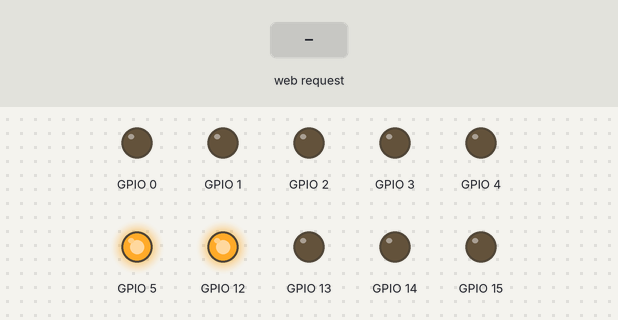
This sketch was run on a simulated ESP8266 (NodeMCU). On the bench: output pins drawn as LEDs (lit = HIGH). The test bench sets the inputs (shaded band).

Above: at 1.2 s.
1.3 s: HTTP request GET /setbackward received
At 2.2 s:
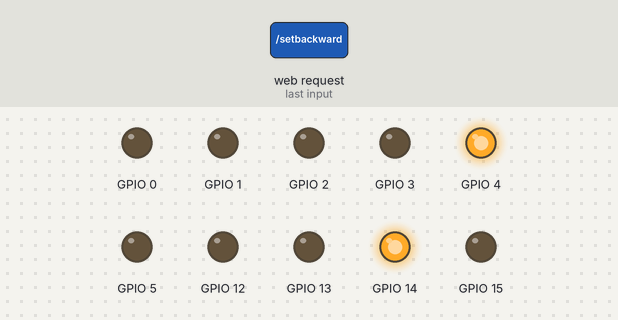
2.8 s: HTTP request GET /lightmid received
At 3.3 s:
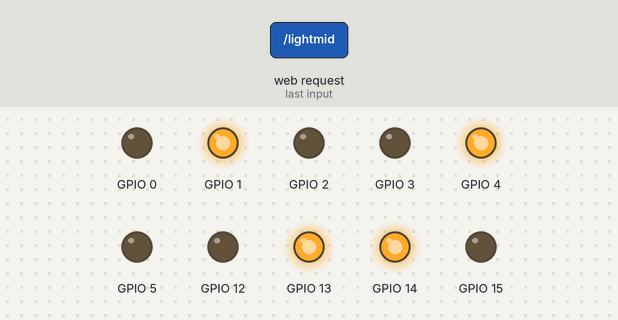
4.3 s: HTTP request GET /setforward received
At 5.5 s:
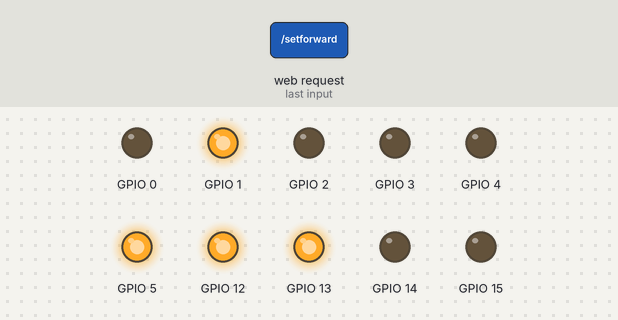
5.8 s: HTTP request GET /lightbackward received
At 6.8 s:
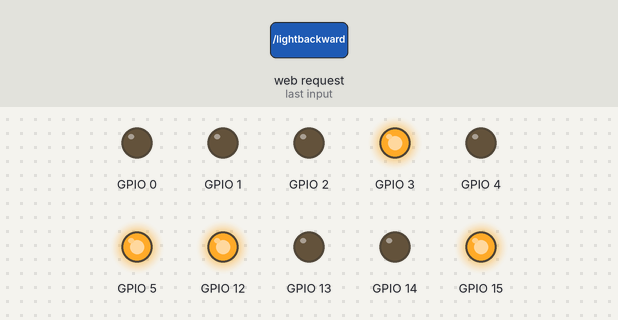
7.3 s: HTTP request GET /setbackward?value=1 received
At 7.9 s:
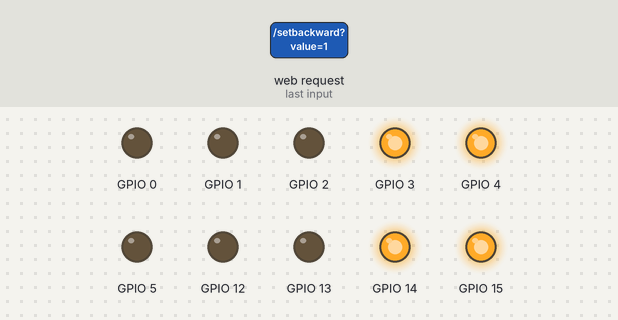
8.8 s: HTTP request GET /lightfoward received
At 9.1 s:
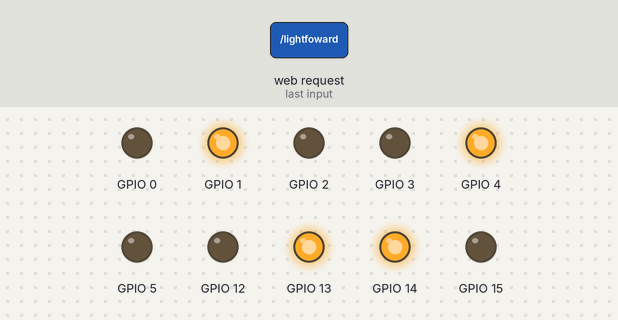
Timing chart, 0 to 11.3 s (numbered marks = the images above; inputs shaded):
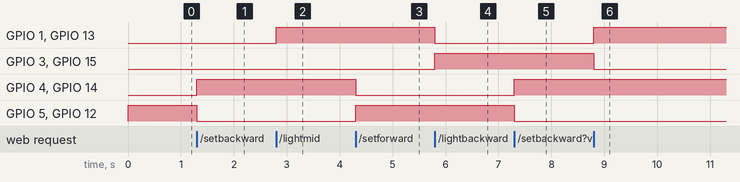

Measured:
- after the input at 1.3 s, GPIO 4, GPIO 14: LOW → HIGH at once; GPIO 5, GPIO 12: HIGH → LOW at once
- after the input at 2.8 s, GPIO 1, GPIO 13: LOW → HIGH at once
- after the input at 4.3 s, GPIO 4, GPIO 14: HIGH → LOW at once; GPIO 5, GPIO 12: LOW → HIGH at once
- after the input at 5.8 s, GPIO 1, GPIO 13: HIGH → LOW at once; GPIO 3, GPIO 15: LOW → HIGH at once
- after the input at 7.3 s, GPIO 4, GPIO 14: LOW → HIGH at once; GPIO 5, GPIO 12: HIGH → LOW at once
- after the input at 8.8 s, GPIO 1, GPIO 13: LOW → HIGH at once; GPIO 3, GPIO 15: HIGH → LOW at once

The sketch:

Locomotive.ino
```cpp
#include <ESP8266WiFi.h>
#include <WiFiClient.h>
#include <ESP8266WebServer.h>

#define FORWARD 1
#define BACKWARD 0
#define NOR_DIR FWD
#define NOR_SPEED 100
#define MAX_SPEED 800
#define MIN_SPEED 0
#define LIGHT_OFF 0
#define LIGHT_MID 300
#define LIGHT_HIGH 600
#define PWR_MIN 0
#define PWR_MAX 100
#define ACCURATE 1
#define ACCURATE_TIME 20

enum LocoDirection {FWD, NEU, BWD};

class LocoMotor
{
private:
	u8 motor0_IN1;
	u8 motor0_IN2;
	u8 motor0_PWM;
	u8 motor1_IN1;
	u8 motor1_IN2;
	u8 motor1_PWM;
	int motor_Speed;
	LocoDirection motor_Dir;
public:
	LocoMotor(u8 m0_IN1, u8 m0_IN2, u8 m0_PWM, u8 m1_IN1, u8 m1_IN2, u8 m1_PWM)
	{
		pinMode(motor0_IN1 = m0_IN1, OUTPUT);
		pinMode(motor0_IN2 = m0_IN2, OUTPUT);
		pinMode(motor0_PWM = m0_PWM, OUTPUT);
		pinMode(motor1_IN1 = m1_IN1, OUTPUT);
		pinMode(motor1_IN2 = m1_IN2, OUTPUT);
		pinMode(motor1_PWM = m1_PWM, OUTPUT);
		motor_Dir = NOR_DIR;
		motor_Speed = MIN_SPEED;
	}

	void SetSpeed(int tarSpd)
	{
		motor_Speed = constrain(tarSpd, MIN_SPEED, MAX_SPEED);
	}

	void Stop()
	{
		SetSpeed(MIN_SPEED);
	}

	void SetDir(LocoDirection tarDir)
	{
		if (!motor_Speed)motor_Dir = tarDir;
	}

	void Process()
	{
		digitalWrite(motor0_IN1, motor_Dir == FWD ? FORWARD : BACKWARD);
		digitalWrite(motor0_IN2, !(motor_Dir == FWD ? FORWARD : BACKWARD));
		digitalWrite(motor1_IN1, !(motor_Dir == FWD ? FORWARD : BACKWARD));
		digitalWrite(motor1_IN2, motor_Dir == FWD ? FORWARD : BACKWARD);
		analogWrite(motor0_PWM, motor_Speed);
		analogWrite(motor1_PWM, motor_Speed);
	}
};

//13 FWhite 15 FRed 3 BWhite 1 BRed
class LocoLight
{
private:
	u8 fwdWhite_PWM;
	u8 fwdRed_PWM;
	u8 bwdWhite_PWM;
	u8 bwdRed_PWM;
	u8 currentWhiteLight;
	u8 currentRedLight;
public:
	LocoLight(u8 fw_PWM, u8 fr_PWM, u8 bw_PWM, u8 br_PWM)
	{
		pinMode(fwdWhite_PWM = fw_PWM, OUTPUT);
		pinMode(fwdRed_PWM = fr_PWM, OUTPUT);
		pinMode(bwdWhite_PWM = bw_PWM, OUTPUT);
		pinMode(bwdRed_PWM = br_PWM, OUTPUT);
		SetDir(FWD);
	}

	void SetDir(LocoDirection tarDir)
	{
		if (tarDir == FWD)
		{
			analogWrite(fwdRed_PWM, LIGHT_OFF);
			analogWrite(bwdWhite_PWM, LIGHT_OFF);
			currentWhiteLight = fwdWhite_PWM;
			currentRedLight = bwdRed_PWM;
		}
		else
		{
			analogWrite(bwdRed_PWM, LIGHT_OFF);
			analogWrite(fwdWhite_PWM, LIGHT_OFF);
			currentWhiteLight = bwdWhite_PWM;
			currentRedLight = fwdRed_PWM;
		}
	}

	void LightOFF()
	{
		analogWrite(currentWhiteLight, LIGHT_OFF);
		analogWrite(currentRedLight, LIGHT_OFF);
	}

	void LightMid()
	{
		analogWrite(currentWhiteLight, LIGHT_MID);
		analogWrite(currentRedLight, LIGHT_HIGH);
	}

	void LightMax()
	{
		analogWrite(currentWhiteLight, LIGHT_HIGH);
		analogWrite(currentRedLight, LIGHT_HIGH);
	}
};

LocoMotor motor(5, 4, 0, 14, 12, 2);//motor0_IN1 motor0_IN2 motor0_PWM motor1_...
LocoLight light(13, 15, 3, 1);//forward_white_pmw,forward_red_pmw,backward...

class Locomotive
{
private:
	LocoDirection loco_LastLightDir;
public:
	int loco_tarSpeed;
	int loco_curSpeed;
	LocoDirection loco_Dir;
	LocoDirection loco_LightDir;
	int loco_LightLevel;
	Locomotive()
	{
		Reset();
	}

	void Reset()
	{
		loco_curSpeed = PWR_MIN;
		loco_tarSpeed = PWR_MIN;
		loco_Dir = NEU;
		loco_LightDir = FWD;
		loco_LastLightDir = loco_LightDir;
		loco_LightLevel = LIGHT_OFF;
	}

	void SetDir(LocoDirection tarDir)
	{
		if (!loco_tarSpeed)loco_Dir = tarDir;
		if (loco_Dir == NEU)loco_curSpeed = PWR_MIN;
	}

	void Stop()
	{
		loco_Dir = NEU;
	}

	void SetSpeed(int tarSpd)
	{
		if (loco_Dir != NEU)loco_tarSpeed = constrain(tarSpd, PWR_MIN, PWR_MAX);
	}

	void SetLightDir(LocoDirection tarDir)
	{
		loco_LastLightDir = loco_LightDir;
		loco_LightDir = tarDir;
	}

	void SetLightLevel(int tarLevel)
	{
		loco_LightLevel = tarLevel;
	}

	void Process()
	{
		//set lights
		if (loco_LightDir != loco_LastLightDir)light.SetDir(loco_LightDir);
		if (loco_LightLevel == LIGHT_OFF)light.LightOFF();
		else if (loco_LightLevel == LIGHT_MID)light.LightMid();
		else light.LightMax();

		//set motors
		if (loco_Dir == NEU)
		{
			motor.Stop();
			loco_curSpeed = PWR_MIN;
			loco_tarSpeed = PWR_MIN;
		}
		else motor.SetDir(loco_Dir);
		if (loco_curSpeed < loco_tarSpeed)
		{
			loco_curSpeed += ACCURATE;
			motor.SetSpeed(map(loco_curSpeed, PWR_MIN, PWR_MAX, MIN_SPEED, MAX_SPEED));
			delay(ACCURATE_TIME);
		}
		else if (loco_curSpeed > loco_tarSpeed)
		{
			loco_curSpeed -= ACCURATE;
			motor.SetSpeed(map(loco_curSpeed, PWR_MIN, PWR_MAX, MIN_SPEED, MAX_SPEED));
			delay(ACCURATE_TIME);
		}
		motor.Process();
	}
};

//define loco
Locomotive myLoco;
//define web server
const char *wifi_SSID = "Locomotive@TSD";//define your SSID here
const char *wifi_PWD = "Locomotive@TSD";//define your AP Password here
ESP8266WebServer webService(80);

void setup()
{
	//set loco
	myLoco.Reset();

	//set WiFi
	WiFi.softAP(wifi_SSID, wifi_PWD);

	//set webservice
	webService.on("/", []() {
		webService.send(200, "text/plain", "Use TSD Locomotive Controller to control the locomotive.");
		delay(100);
	});
	webService.on("/setforward", []() {myLoco.SetDir(FWD); webService.send(200, "text/plain", "SetForward");});
	webService.on("/setneu", []() {myLoco.SetDir(NEU); webService.send(200, "text/plain", "SetNeutral");});
	webService.on("/setbackward", []() {myLoco.SetDir(BWD); webService.send(200, "text/plain", "SetBackward");});
	webService.on("/lightfoward", []() {myLoco.SetLightDir(FWD); webService.send(200, "text/plain", "SetLightForward");});
	webService.on("/lightbackward", []() {myLoco.SetLightDir(BWD); webService.send(200, "text/plain", "SetLightForward");});
	webService.on("/lightoff", []() {myLoco.SetLightLevel(LIGHT_OFF); webService.send(200, "text/plain", "LightOFF");});
	webService.on("/lightmid", []() {myLoco.SetLightLevel(LIGHT_MID); webService.send(200, "text/plain", "LightMID");});
	webService.on("/lightmax", []() {myLoco.SetLightLevel(LIGHT_HIGH); webService.send(200, "text/plain", "LightMAX");});
	webService.on("/setpower", []() {myLoco.SetSpeed(webService.arg("value").toInt()); webService.send(200, "text/plain", "SetPower");});
	webService.on("/emergency", []() {myLoco.Stop(); webService.send(200, "text/plain", "Emergency");});
	webService.on("/reset", []() {myLoco.Reset(); webService.send(200, "text/plain", "Emergency");});
	webService.begin();
}

void loop()
{
	webService.handleClient();
	myLoco.Process();
}
```
